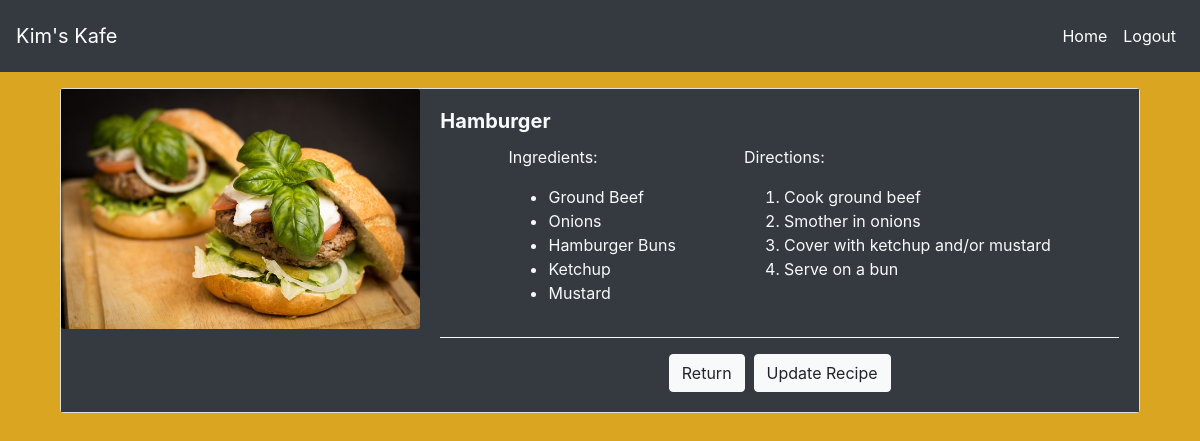
The page /view/1/ (signed in) on the database its author committed.
### recipes/models.py (models this page shows, shortened)
class Recipe(models.Model):
    name = models.CharField(max_length=64)
    description = models.CharField(max_length=128)
    ingredients = models.TextField()
    directions = models.TextField()
    image = models.ImageField(upload_to='assets/', null=True, blank=True)
    added = models.DateField(auto_now_add=True)

### recipes/views.py (the view)
# urls.py: path('view/<int:pk>/', views.view, name="view"),
@login_required(login_url='login')
def view(request, pk):
    recipe = Recipe.objects.get(id=pk)
    recipe.directions = recipe.directions.split('\n')
    recipe.ingredients = recipe.ingredients.split('\n')
    return render(request, 'recipes/view.html', {
        'recipe': recipe
    })

### recipes/templates/recipes/view.html (shortened to what this page needs)
{% extends "recipes/layout.html" %}
{% load static %}
{% load crispy_forms_tags %}
{% block content %}
    <div class="col-lg-12">
        <div class="card mb-3">
            <div class="row no-gutters">
              <div class="col-md-4 bg-dark">
                <img src="{{ recipe.image.url }}" class="card-img" alt="...">
              </div>
              <div class="col-md-8 bg-dark text-light">
                <div class="card-body ">
                  <h5 class="card-title"><strong>{{ recipe.name }}</strong></h5>
                  <div class="split2">
                    <div>
                      <p class="card-text">Ingredients: </p>
                      <ul>
                        {% for ingredient in recipe.ingredients %}
                       <li>{{ ingredient }}</li>
                       {% endfor %}
                      </ul>
                    </div>
                    <div>
                      <p class="card-text">Directions:</p>
                      <ol>
                        {% for direction in recipe.directions %}
                        <li>{{ direction }}</li>
                        {% endfor %}
                      </ol>
                    </div>
                  </div>
                  <hr class="new">
                  <div class="centered">
                    <a class="btn btn-light" href="{% url 'index' %}">Return</a>&nbsp;&nbsp;
                    <a class="btn btn-light" href="{% url 'update' recipe.id %}">Update Recipe</a>
                  </div>
                </div>
              </div>
            </div>
          </div>
    </div>
{% endblock %}

### static/css/styles.css (style rules this page uses)
body { background-color: goldenrod; }
.centered { display: flex; justify-content: center; }
.split2 { display: flex; justify-content: space-evenly; }
hr.new { border-top: 1px solid aliceblue; }

### rows shown on the page
Recipe: image (picture), name "Hamburger"

### other values the page prints
{{ ingredient }} "Ground Beef" "Onions" "Hamburger Buns" "Ketchup" "Mustard"
{{ direction }} "Cook ground beef" "Smother in onions" "Cover with ketchup and/or mustard" "Serve on a bun"
